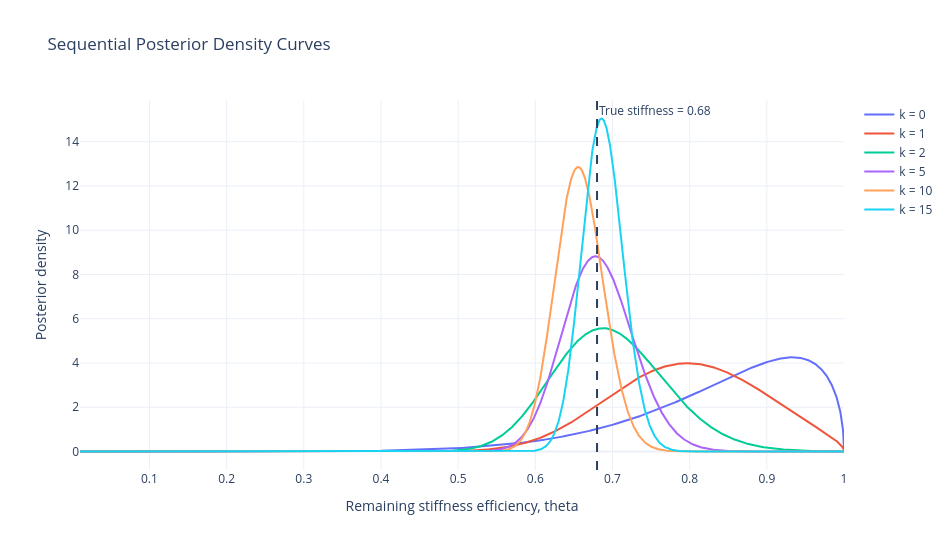
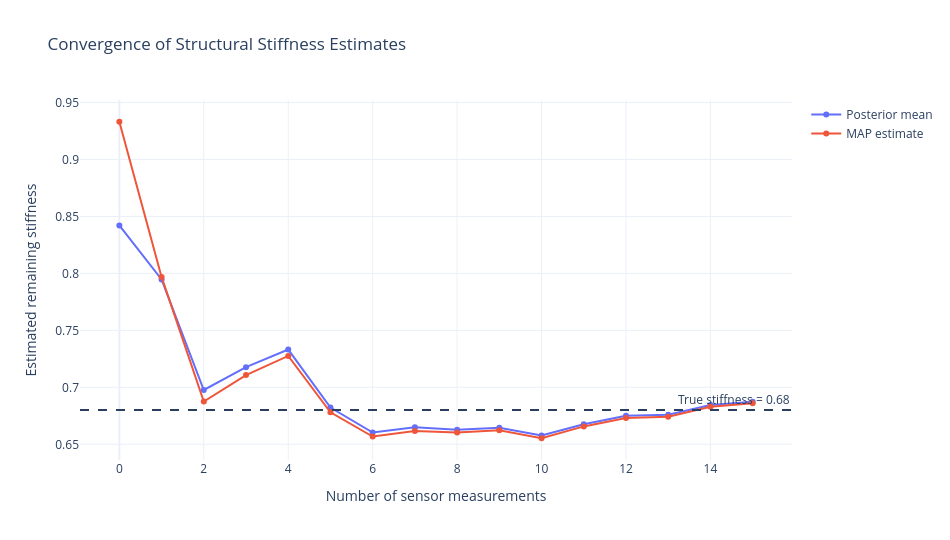

Here is the notebook cell these charts were saved with, in order:
### Markdown cell above
## 6. Performance Tracking and Degradation Convergence Analysis

The true remaining stiffness after the impact is

$$
\theta_{\text{true}}=0.68.
$$

The nominal stiffness and log-space sensor noise are

$$
K_{\text{nominal}}=50.0\text{ kN/mm}
$$

and

$$
\sigma=0.15.
$$

The sensor stream is simulated using

$$
y_k
=
\theta_{\text{true}}
K_{\text{nominal}}
e^{\epsilon_k},
\qquad
\epsilon_k\sim N(0,\sigma^2).
$$

The posterior is updated sequentially for 15 sensor measurements. Posterior density curves are stored at

$$
k\in\{0,1,2,5,10,15\}.
$$

### Code cell
rng = np.random.default_rng(42)

theta_true = 0.68
K_nominal = 50.0
sigma = 0.15
number_of_measurements = 15

theta_grid = np.linspace(0.01, 1.0, 2000)

posterior = beta_distribution.pdf(
    theta_grid,
    8,
    1.5,
)

posterior = posterior / np.trapezoid(
    posterior,
    theta_grid,
)

posterior_mean_initial = np.trapezoid(
    theta_grid * posterior,
    theta_grid,
)

posterior_map_initial = theta_grid[
    np.argmax(posterior)
]

posterior_variance_initial = np.trapezoid(
    (theta_grid - posterior_mean_initial) ** 2
    * posterior,
    theta_grid,
)

posterior_sd_initial = np.sqrt(
    posterior_variance_initial
)

posterior_mean_history = [
    posterior_mean_initial
]

posterior_map_history = [
    posterior_map_initial
]

posterior_sd_history = [
    posterior_sd_initial
]

milestones = {0, 1, 2, 5, 10, 15}

posterior_curves = {
    0: posterior.copy()
}

measurement_records = []

for step in range(
    1,
    number_of_measurements + 1,
):
    epsilon_k = rng.normal(
        0,
        sigma,
    )

    sensor_reading = (
        theta_true
        * K_nominal
        * np.exp(epsilon_k)
    )

    log_ratio = np.log(
        sensor_reading
        / (theta_grid * K_nominal)
    )

    likelihood = (
        1
        / (
            sensor_reading
            * sigma
            * np.sqrt(2 * np.pi)
        )
        * np.exp(
            -(log_ratio ** 2)
            / (2 * sigma ** 2)
        )
    )

    unnormalized_posterior = (
        posterior * likelihood
    )

    normalizing_constant = np.trapezoid(
        unnormalized_posterior,
        theta_grid,
    )

    posterior = (
        unnormalized_posterior
        / normalizing_constant
    )

    posterior_mean = np.trapezoid(
        theta_grid * posterior,
        theta_grid,
    )

    posterior_map = theta_grid[
        np.argmax(posterior)
    ]

    posterior_variance = np.trapezoid(
        (theta_grid - posterior_mean) ** 2
        * posterior,
        theta_grid,
    )

    posterior_sd = np.sqrt(
        posterior_variance
    )

    posterior_mean_history.append(
        posterior_mean
    )

    posterior_map_history.append(
        posterior_map
    )

    posterior_sd_history.append(
        posterior_sd
    )

    if step in milestones:
        posterior_curves[step] = (
            posterior.copy()
        )

    measurement_records.append(
        {
            "Step": step,
            "Sensor reading": sensor_reading,
            "Posterior mean": posterior_mean,
            "MAP": posterior_map,
            "Posterior SD": posterior_sd,
            "Mean error": abs(
                posterior_mean - theta_true
            ),
        }
    )

measurement_results = pd.DataFrame(
    measurement_records
)

fig_density = go.Figure()

for milestone in sorted(
    posterior_curves.keys()
):
    fig_density.add_trace(
        go.Scatter(
            x=theta_grid,
            y=posterior_curves[milestone],
            mode="lines",
            name=f"k = {milestone}",
        )
    )

fig_density.add_vline(
    x=theta_true,
    line_dash="dash",
    annotation_text="True stiffness = 0.68",
)

fig_density.update_layout(
    title="Sequential Posterior Density Curves",
    xaxis_title="Remaining stiffness efficiency, theta",
    yaxis_title="Posterior density",
    template="plotly_white",
    width=950,
    height=550,
)

fig_density.show()

steps = np.arange(
    0,
    number_of_measurements + 1,
)

fig_estimates = go.Figure()

fig_estimates.add_trace(
    go.Scatter(
        x=steps,
        y=posterior_mean_history,
        mode="lines+markers",
        name="Posterior mean",
    )
)

fig_estimates.add_trace(
    go.Scatter(
        x=steps,
        y=posterior_map_history,
        mode="lines+markers",
        name="MAP estimate",
    )
)

fig_estimates.add_hline(
    y=theta_true,
    line_dash="dash",
    annotation_text="True stiffness = 0.68",
)

fig_estimates.update_layout(
    title="Convergence of Structural Stiffness Estimates",
    xaxis_title="Number of sensor measurements",
    yaxis_title="Estimated remaining stiffness",
    template="plotly_white",
    width=950,
    height=540,
)

fig_estimates.show()

confidence_steps = [
    row["Step"]
    for row in measurement_records
    if abs(
        row["Posterior mean"]
        - theta_true
    ) <= 0.03
    and row["Posterior SD"] <= 0.05
]

first_confident_step = (
    confidence_steps[0]
    if confidence_steps
    else None
)

print(
    f"Initial posterior mean: "
    f"{posterior_mean_history[0]:.4f}"
)

print(
    f"Final posterior mean: "
    f"{posterior_mean_history[-1]:.4f}"
)

print(
    f"Final MAP estimate: "
    f"{posterior_map_history[-1]:.4f}"
)

print(
    f"Initial posterior SD: "
    f"{posterior_sd_history[0]:.4f}"
)

print(
    f"Final posterior SD: "
    f"{posterior_sd_history[-1]:.4f}"
)

print(
    f"First confident isolation step: "
    f"{first_confident_step}"
)

display(measurement_results)

### Figure 1 — Plotly figure (JSON) as saved in the notebook; plotly's stock layout.template omitted (floating-point values rounded to 4 significant figures; data arrays with more than 128 entries replaced by an {"elided": "..."} marker saying what was removed)
{"data": [{"mode": "lines", "name": "k = 0", "type": "scatter", "x": {"elided": "2000 float values"}, "y": {"elided": "2000 float values"}}, {"mode": "lines", "name": "k = 1", "type": "scatter", "x": {"elided": "2000 float values"}, "y": {"elided": "2000 float values"}}, {"mode": "lines", "name": "k = 2", "type": "scatter", "x": {"elided": "2000 float values"}, "y": {"elided": "2000 float values"}}, {"mode": "lines", "name": "k = 5", "type": "scatter", "x": {"elided": "2000 float values"}, "y": {"elided": "2000 float values"}}, {"mode": "lines", "name": "k = 10", "type": "scatter", "x": {"elided": "2000 float values"}, "y": {"elided": "2000 float values"}}, {"mode": "lines", "name": "k = 15", "type": "scatter", "x": {"elided": "2000 float values"}, "y": {"elided": "2000 float values"}}], "layout": {"annotations": [{"showarrow": false, "text": "True stiffness = 0.68", "x": 0.68, "xanchor": "left", "xref": "x", "y": 1, "yanchor": "top", "yref": "y domain"}], "height": 550, "shapes": [{"line": {"dash": "dash"}, "type": "line", "x0": 0.68, "x1": 0.68, "xref": "x", "y0": 0, "y1": 1, "yref": "y domain"}], "title": {"text": "Sequential Posterior Density Curves"}, "width": 950, "xaxis": {"title": {"text": "Remaining stiffness efficiency, theta"}}, "yaxis": {"title": {"text": "Posterior density"}}}}

### Figure 2 — Plotly figure (JSON) as saved in the notebook; plotly's stock layout.template omitted (floating-point values rounded to 4 significant figures)
{"data": [{"mode": "lines+markers", "name": "Posterior mean", "type": "scatter", "x": [0, 1, 2, 3, 4, 5, 6, 7, 8, 9, 10, 11, 12, 13, 14, 15], "y": [0.8421, 0.7947, 0.6977, 0.7177, 0.7332, 0.6823, 0.6604, 0.6649, 0.6629, 0.6645, 0.6577, 0.6676, 0.6751, 0.676, 0.6844, 0.6873]}, {"mode": "lines+markers", "name": "MAP estimate", "type": "scatter", "x": [0, 1, 2, 3, 4, 5, 6, 7, 8, 9, 10, 11, 12, 13, 14, 15], "y": [0.9331, 0.7969, 0.6875, 0.7108, 0.7276, 0.6781, 0.6568, 0.6617, 0.6603, 0.6622, 0.6553, 0.6657, 0.6731, 0.6741, 0.683, 0.686]}], "layout": {"annotations": [{"showarrow": false, "text": "True stiffness = 0.68", "x": 1, "xanchor": "right", "xref": "x domain", "y": 0.68, "yanchor": "bottom", "yref": "y"}], "height": 540, "shapes": [{"line": {"dash": "dash"}, "type": "line", "x0": 0, "x1": 1, "xref": "x domain", "y0": 0.68, "y1": 0.68, "yref": "y"}], "title": {"text": "Convergence of Structural Stiffness Estimates"}, "width": 950, "xaxis": {"title": {"text": "Number of sensor measurements"}}, "yaxis": {"title": {"text": "Estimated remaining stiffness"}}}}
